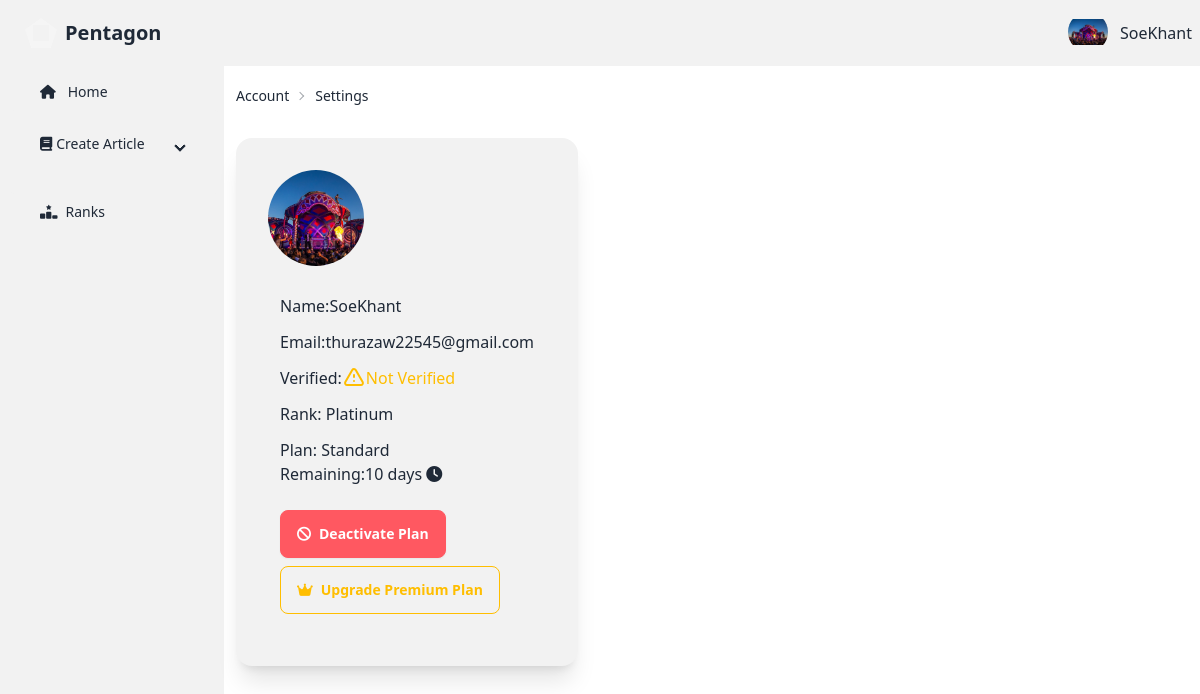
/writer/profile/ (signed in), run on the app's committed database.
### account/models.py (models this page shows, shortened)
class AccountStatus(models.Model):
    is_verified=models.BooleanField(default=False)
    profile=models.ImageField(max_length=100, blank=True,default="account/default.jpeg",null=True,upload_to="media/account")
    user=models.ForeignKey(User, on_delete=models.CASCADE,related_name="account_status")
    rank=models.CharField(max_length=20,blank=True, default="Silver")
    created_at=models.DateTimeField(auto_now=True)

### reader/models.py (models this page shows, shortened)
class Subscription(models.Model):
    subscriber_email=models.CharField(max_length=255,unique=True)
    subscription_plan=models.CharField(max_length=255)
    subscription_cost=models.CharField(max_length=255)
    paypal_subscription_id=models.CharField(max_length=255,unique=True)
    is_active=models.BooleanField(default=False)
    user=models.OneToOneField(User,max_length=255,blank=True,on_delete=models.CASCADE,unique=True,related_name="sub_user")
    created_at=models.DateField(auto_now_add=True)
    expires_at=models.DateField(blank=True, null=True)
    def remaining(self):
        if self.expires_at:
            time_remaining=self.expires_at-datetime.now().date()
            return time_remaining.days
        else:
            return None

### writer/views.py (the view)
# urls.py: path('profile/',views.profile,name="profile"),
@login_required(login_url="sign-in")
def profile(request):
    account_status=AccountStatus.objects.get(user=request.user)
    try:
        user_subscription=Subscription.objects.get(user_id=request.user.id)
    except Subscription.DoesNotExist:
        user_subscription="None"
    context={
        "account_status":account_status,
        "user_subscription":user_subscription
    }
    return render(request, "writer/profile.html",context)

### writer/templates/writer/profile.html (shortened to what this page needs)
{% extends 'writer/writer-dashboard.html' %}
{% load daisyui_filters %}
{% load crispy_forms_tags %}
{% block writer %}
<div class="justify-center">
    <div class="breadcrumbs text-sm m-3">
        <ul>
          <li><a href="{% url 'profile' %}">Account</a></li>
          <li>Settings</li>
        </ul>
      </div>
    <div class="flex">
      <div class="card m-3 card-side bg-base-200 shadow-xl">
        <div class="card-body">
            <div class="avatar">
                <div class="w-24 rounded-full">
                  <img src="{{account_status.profile.url}}" />
                </div>
              </div>
            <div class="mx-3 my-2">
              <h4 class=" my-3">Name:{{user}} </h4>
              <h4 class="my-3">Email:{{user.email}}</h4>
            <div class="flex my-3">
                Verified:
            {% if user_status.is_verified %}
            <div class="text-success flex"><svg
                xmlns="http://www.w3.org/2000/svg"
                class="h-6 w-6 shrink-0 stroke-current"
                fill="none"
                viewBox="0 0 24 24">
                <path
                  stroke-linecap="round"
                  stroke-linejoin="round"
                  stroke-width="2"
                  d="M9 12l2 2 4-4m6 2a9 9 0 11-18 0 9 9 0 0118 0z" />
              </svg> Verified</div>
              {% else %}
              <div class="text-warning flex">
                <svg
                xmlns="http://www.w3.org/2000/svg"
                class="h-6 w-6 shrink-0 stroke-current"
                fill="none"
                viewBox="0 0 24 24">
                <path
                stroke-linecap="round"
                stroke-linejoin="round"
                stroke-width="2"
                d="M12 9v2m0 4h.01m-6.938 4h13.856c1.54 0 2.502-1.667 1.732-3L13.732 4c-.77-1.333-2.694-1.333-3.464 0L3.34 16c-.77 1.333.192 3 1.732 3z" />
            </svg>
                <div class="lg:tooltip tooltip" data-tip="You must verify your email!">
                  Not Verified
                </div>
              </div>
            {% endif %}
            </div>
            <div class="my-2">
              <h3>Rank: {{account_status.rank}}</h3>
            </div>
            <div class="my-3">
              Plan:
              {% if user_subscription.is_active %}
                {{user_subscription.subscription_plan}}
                <br>
                <h3 class="flex items-center"> Remaining:{{user_subscription.remaining}} days <i class="fa-solid fa-clock ml-1"></i></h3>
                <br>
                <form action="{% url 'delete-subscription' user_subscription.paypal_subscription_id %}" method="post">
                  <button type="submit" class="btn btn-error mb-2 text-white" ><i class="fa-solid fa-ban"></i>Deactivate Plan</button>
                </form>
                {% if user_subscription.subscription_plan == "Standard" %}
                <a href="{% url 'update-subscription' user_subscription.paypal_subscription_id %}" class="btn btn-outline btn-warning hover:text-white"><i class="fa-solid fa-crown text-warning"></i> Upgrade
                  Premium Plan</a>
                {% endif %}
                {% else %}
                None
              {% endif %}
            </div>
            </div>
        </div>
      </div>
    </div>
</div>
{% endblock  %}

### writer/templates/writer/writer-dashboard.html (shortened to what this page needs)
{% extends 'writer/base.html' %}
{% block content %}
<div class="navbar bg-base-200">
    <div class="flex-1">
      <a href="{% url 'home' %}" class="btn btn-ghost text-xl"><div class="mask mask-pentagon w-8 h-8 border-8 border-neutral-100	"></div>Pentagon</a>
    </div>
    <div class="flex-none gap-2">
      <div class="dropdown dropdown-end">
        <div tabindex="0" role="button" class="btn btn-ghost btn-circle avatar">
          <div class="w-10 rounded-full">
              <img
                style="object-fit: contain;width:100%;height:100%"
                alt="Tailwind CSS Navbar component"
                src="{{account_status.profile.url}}" />
          </div>
        </div>
      </div>
      {{user}}
    </div>
  </div>
<div class="flex">
    <ul class="menu bg-base-200  w-56 min-h-screen">
        <li><a class="ml-4" href="{% url 'writer-dashboard' %}"><i class="fa-solid fa-house mr-1"></i>Home</a></li>
        <li>
            <div class="bg-base-200 collapse collapse-arrow ">
                <div
                  class="collapse-title">
                  <i class="fa-solid fa-book mr-1"></i>Create Article
                </div>
              </div>
        </li>
        <li>
          <a class="ml-4" href="{% url 'writer-ranks' %}"><i class="fa-solid fa-ranking-star"></i>Ranks</a>
        </li>
    </ul>
    {% block writer %}{% endblock  %}
</div>
{% endblock  %}

### data on the page
AccountStatus: profile (picture), rank "Platinum"
Subscription: subscription_plan "Standard", remaining "10"

### other printed values
{{ user }} "SoeKhant"
{{ user.email }} "thurazaw22545@gmail.com"
